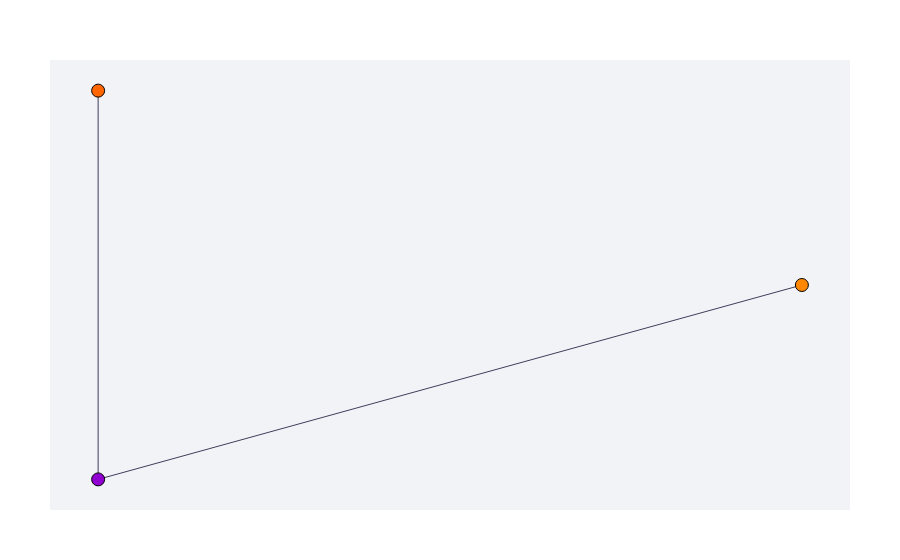

Notebook source saved alongside this figure:
### Markdown cell above
With the function `DrawGraph()` the topology of the grid can now be displayed. Here, the color orange corresponds to a source and the color blue corresponds to a load.

### Code cell
DrawGraph(S2_L1)

### Figure 1 — Plotly figure (JSON) as saved in the notebook; plotly's stock layout.template omitted (floating-point values rounded to 4 significant figures)
{"data": [{"line": {"color": "#113", "width": 0.8}, "mode": "lines", "type": "scatter", "x": [1, -0.5, null, -0.5, -0.5, null], "y": [0, -0.866, null, 0.866, -0.866, null]}, {"marker": {"color": ["#FF8800", "#FF6600", "#8F00D1"], "line": {"color": "Black", "width": 1}, "size": 13}, "mode": "markers", "text": ["Source: LCL", "Source: LC", "Load: RLC"], "type": "scatter", "x": [1, -0.5, -0.5], "y": [0, 0.866, -0.866]}], "layout": {"dragmode": "select", "hovermode": "closest", "margin": {"b": 50, "l": 50, "r": 50, "t": 60}, "plot_bgcolor": "#f1f3f7", "showarrow": false, "showlegend": false, "xaxis": {"showgrid": false, "showticklabels": false, "zeroline": false}, "yaxis": {"showgrid": false, "showticklabels": false, "zeroline": false}}}
